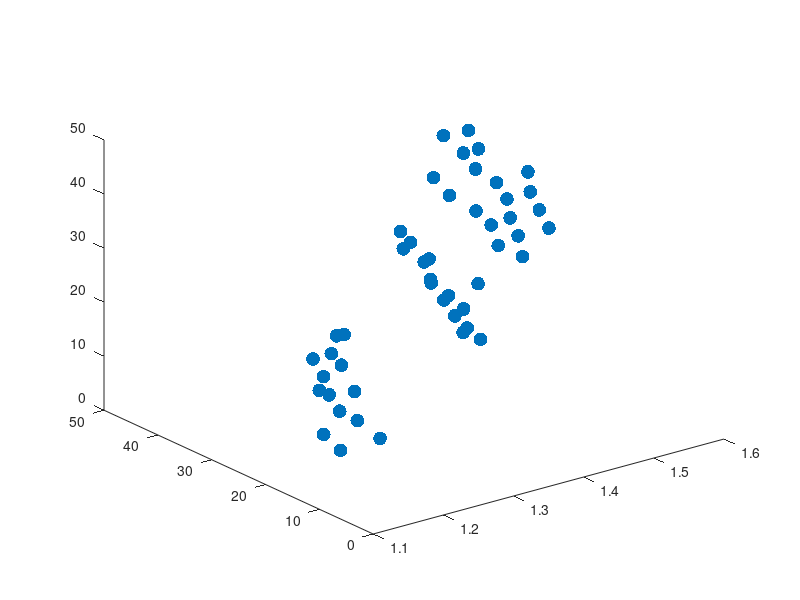

Recreate this plot in MATLAB. (Note: this script raises an error after producing the figure.)
clc
% High Salinity Resolution Trials
hs_waterMass = [81.1 55.4 55.6 69.1 38.0 56.6 58.4 60.6 89.7]; % [mL]
hs_saltMass = [0.8 0.8 1.0 1.6 1.0 1.9 2.0 2.3 3.8]; % [g]
hs_temp = 21.5 * ones(size(hs_waterMass)); % [C]
hs_vout = [1.86 1.98 2.04 2.10 2.11 2.13 2.12 2.15 2.18]; % [V]
hs_vin = [2.20 2.18 2.17 2.15 2.15 2.15 2.14 2.14 2.14]; % [V]

hs_salinity = 1000 * hs_saltMass ./ (hs_saltMass + hs_waterMass); % [ppt]
hs_gain = hs_vout ./ hs_vin;

% High Temp Resolution Trials
ht_waterMass = [81.1 81.1 81.1 81.1 81.1 56.6 56.6 56.6 56.6 89.7 89.7 89.7 89.7]; % [mL]
ht_saltMass = [0.8 0.8 0.8 0.8 0.8 1.9 1.9 1.9 1.9 3.8 3.8 3.8 3.8]; % [g]
ht_temp = [26.8 26.1 39.3 35.3 31.7 41.8 36.2 30.4 25.8 40.2 34.8 29.6 25.6]; % [C]
ht_vout = [1.88 1.75 2.04 1.98 1.96 2.23 2.20 2.19 2.17 2.27 2.23 2.40 2.23]; % [V]
ht_vin  = [1.53 1.52 1.50 1.51 1.51 1.48 1.48 1.48 1.48 1.47 1.47 1.47 1.47]; % [V]
% there were outliers in the 2nd and 12th entries... removing them here
err1 = 2;
err2 = 11;
ht_waterMass(err1) = [];
ht_waterMass(err2) = [];
ht_saltMass(err1) = [];
ht_saltMass(err2) = [];
ht_temp(err1) = [];
ht_temp(err2) = [];
ht_vout(err1) = [];
ht_vout(err2) = [];
ht_vin(err1) = [];
ht_vin(err2) = [];

ht_salinity = 1000 * ht_saltMass ./ (ht_saltMass + ht_waterMass); % [ppt]
ht_gain = ht_vout ./ ht_vin;

% Low temp resolution trials
lt_waterMass = [81.1 81.1 81.1 56.6 56.6 56.6 89.7 89.7 89.7]; % [mL]
lt_saltMass = [0.8 0.8 0.8 1.9 1.9 1.9 3.8 3.8 3.8]; % [g]
lt_temp = [10.4 16.5 24.1 11.8 15.6 20.1 9.8 15.1 20.3]; % [C]
lt_vout = [1.82 1.83 1.90 2.01 2.12 2.12 2.11 2.15 2.19]; % [V]
lt_vin = [1.53 1.52 1.51 1.50 1.48 1.48 1.48 1.48 1.48]; % [V]

lt_salinity = 1000 * lt_saltMass ./ (lt_saltMass + lt_waterMass); % [ppt]
lt_gain = lt_vout ./ lt_vin;

% more low temp resolution trials
x_waterMass = [38.0 38.0 38.0 38.0 38.0 38.0 38.0 69.1 69.1 69.1 69.1 69.1 69.1 69.1 89.7 89.7 89.7 89.7 89.7 89.7 89.7 81.1 81.1 81.1 81.1 81.1 81.1 81.1];
x_saltMass = [1.0 1.0 1.0 1.0 1.0 1.0 1.0 1.6 1.6 1.6 1.6 1.6 1.6 1.6 3.8 3.8 3.8 3.8 3.8 3.8 3.8 0.8 0.8 0.8 0.8 0.8 0.8 0.8];
x_temp = [9.8 14.6 19.4 24.6 30.4 35.2 39.8 11.0 14.8 19.9 24.3 29.7 35.0 40.5 10 15.1 20.1 25.0 29.9 34.8 40.6 10.1 15.3 20.1 25.0 30.0 35.2 39.5];
x_vout =[1.955 1.987 2.016 2.042 2.088 2.097 2.139 1.994 2.008 2.053 2.070 2.092 2.142 2.162 2.075 2.094 2.147 2.188 2.182 2.212 2.225 1.735 1.758 1.835 1.867 1.908 1.938 2.021];
x_vin = [1.500 1.496 1.494 1.489 1.485 1.484 1.481 1.491 1.490 1.486 1.485 1.484 1.479 1.477 1.500 1.484 1.486 1.491 1.479 1.479 1.472 1.534 1.533 1.521 1.519 1.515 1.509 1.496];
x_salinity = 1000 * x_saltMass ./ (x_saltMass + x_waterMass);
x_gain = x_vout ./ x_vin;

salinity = [ht_salinity lt_salinity x_salinity];
temp = [ht_temp lt_temp x_temp];
gain = [ht_gain lt_gain x_gain];




% griddata fit
figure(1)
clf
hold on
view(3)
scatter3(gain, temp, salinity, 'filled', 'SizeData', 100)
[X, Y] = meshgrid(linspace(min(gain), max(gain), 100), linspace(min(temp), max(temp), 100));
Z = griddata(gain, temp, salinity, X, Y, "cubic");
surf(X, Y, Z);
title("grid data fit")
xlabel("Gain")
ylabel("Temp [C]")
zlabel("Salinity [ppt]")
hold off

%trying to do polynomial fit here
% 2nd/3rd degree

figure(2)
clf
subplot(1, 2, 1);
hold on
view(3)
scatter3(gain, temp, salinity, 'filled', 'SizeData', 100);
[x,y,z] = meshgrid(linspace(min(gain), max(gain), 100), linspace(min(temp), max(temp), 100), linspace(min(salinity), max(salinity), 100));
[Zpoly23, gof23] = fit([gain' temp'], salinity', 'poly23')
plot(Zpoly23);
hold off
title("poly23 fit")
xlabel("Gain")
ylabel("Temp [C]")
zlabel("Salinity [ppt]")


% 3rd/4th degree
subplot(1, 2, 2);
hold on
view(3)
scatter3(gain, temp, salinity, 'filled', 'SizeData', 100);
[x,y,z] = meshgrid(linspace(min(gain), max(gain), 100), linspace(min(temp), max(temp), 100), linspace(min(salinity), max(salinity), 100));
[Zpoly34, gof34] = fit([gain' temp'], salinity', 'poly34')
plot(Zpoly34);
title("poly34 fit")
xlabel("Gain")
ylabel("Temp [C]")
zlabel("Salinity [ppt]")
hold off

